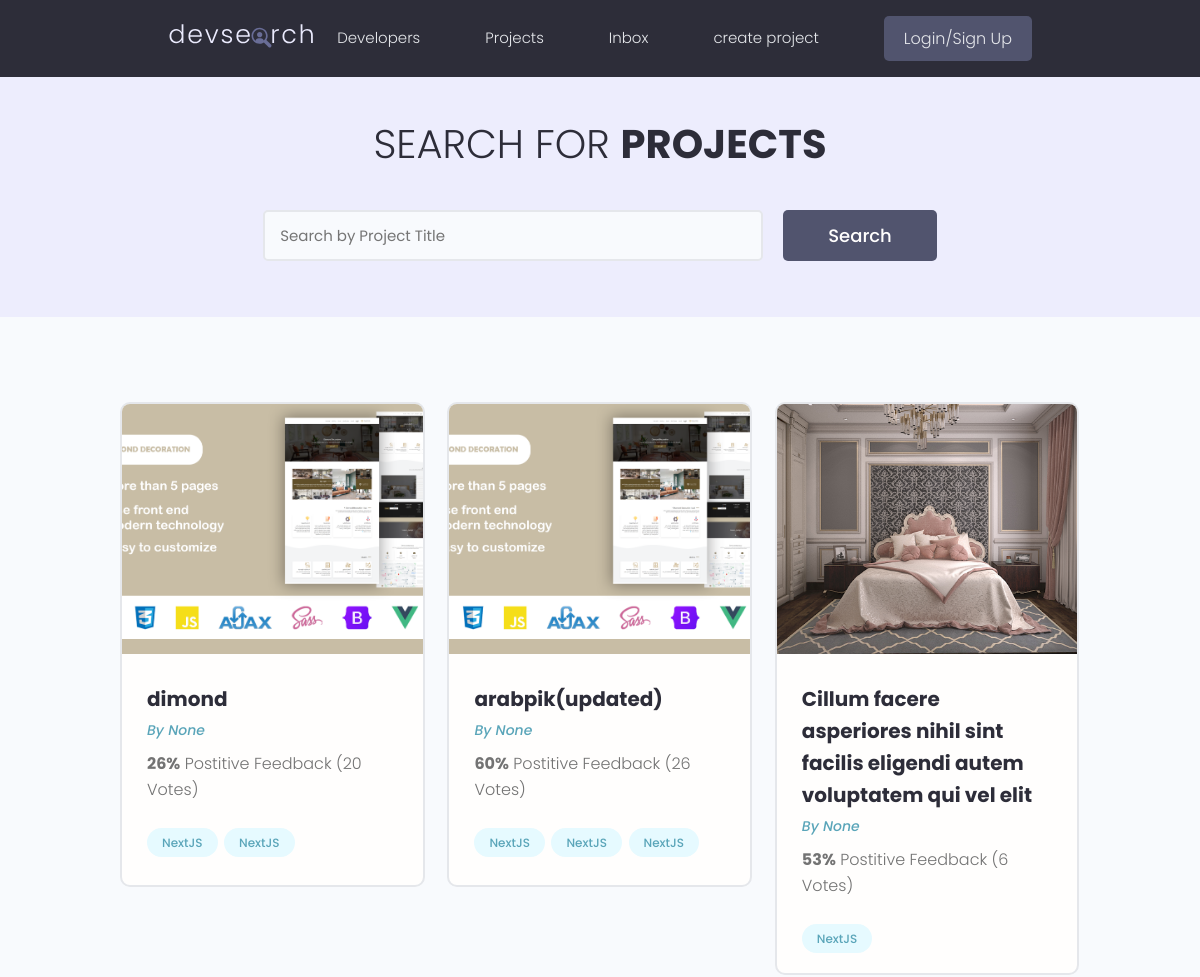
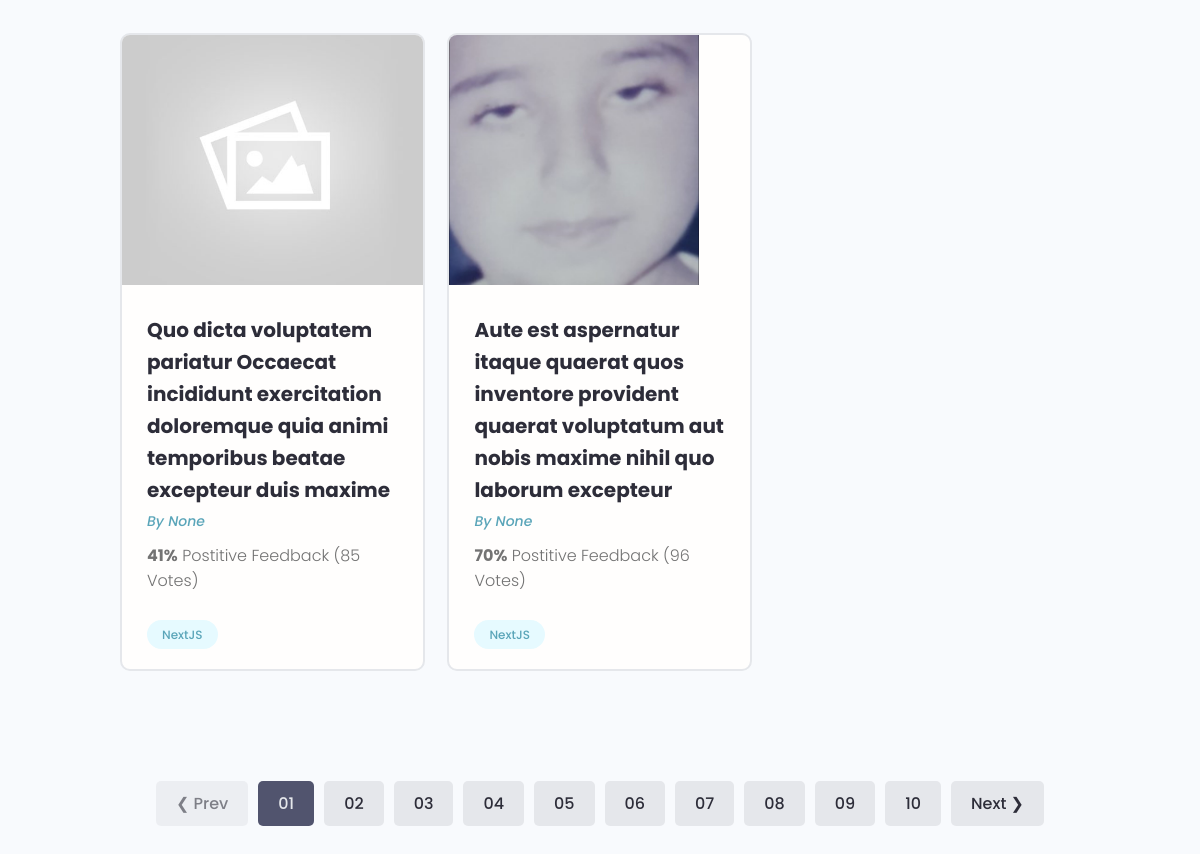
Page //projects on the earlier database version (2 pictures, top to bottom).
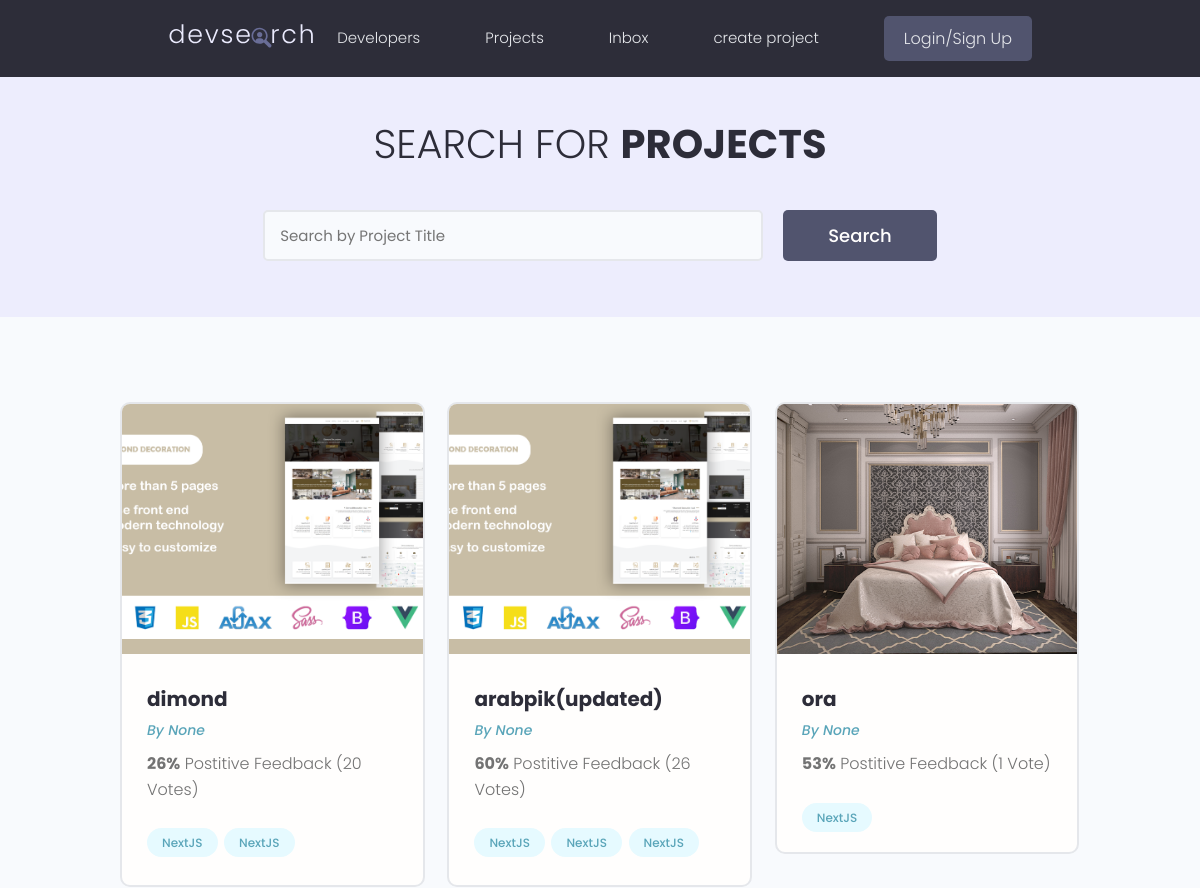
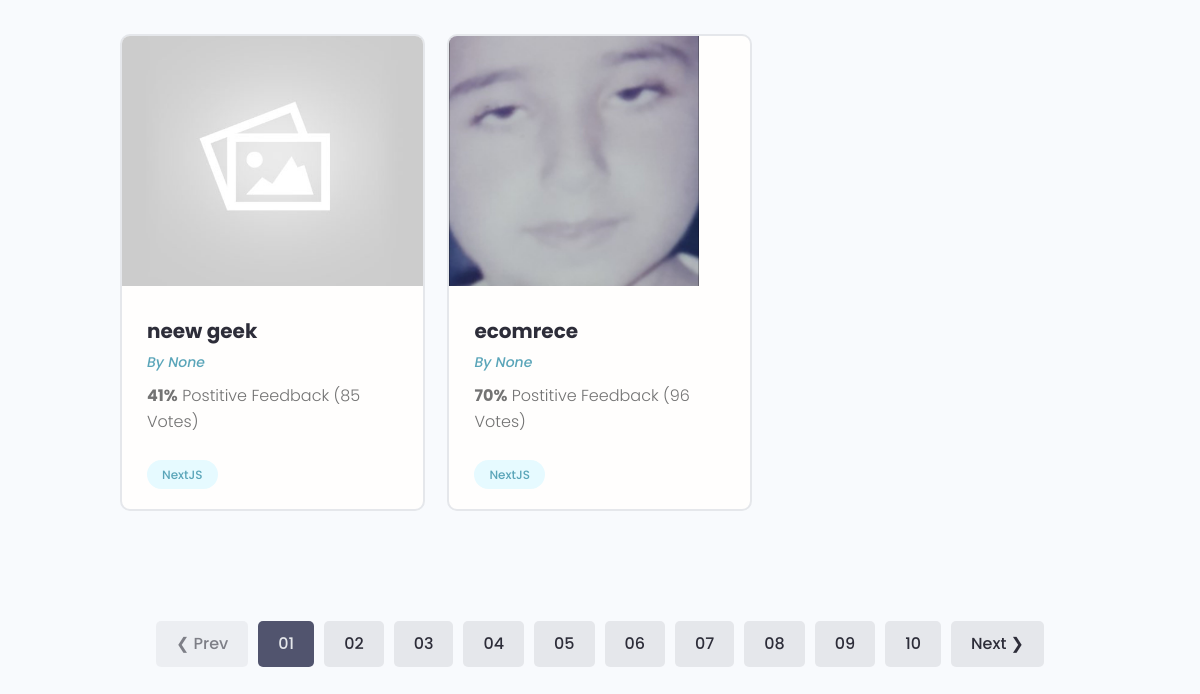
Same page on the later database version (2 pictures, top to bottom).
### projects/models.py (models this page shows, shortened)
class Project(models.Model):
    id = models.UUIDField(default=uuid.uuid4, unique=True, primary_key=True, editable=False)
    owner = models.ForeignKey(Profile, null=True, blank=True, on_delete=models.SET_NULL)
    title = models.CharField(max_length=2000)
    description = models.TextField(null=True, blank=True)
    image = models.ImageField(default="default.jpg")
    tags = models.ManyToManyField('Tag', blank=True)
    demo_link = models.CharField(max_length=2000, null=True, blank=True)
    source_link = models.CharField(max_length=2000, null=True, blank=True)
    vote_total = models.IntegerField(default=0, null=True, blank=True)
    vote_ratio = models.IntegerField(default=0, null=True, blank=True)
    created = models.DateTimeField(auto_now_add=True)

class Tag(models.Model):
    id = models.UUIDField(default=uuid.uuid4, unique=True, primary_key=True, editable=False)
    name = models.CharField(max_length=300)
    created = models.DateTimeField(auto_now_add=True)

### projects/views.py (the view)
# urls.py: path('/projects', include("projects.urls")),
def projects(request):
    projects = Project.objects.all()
    context = {
        "projects": projects,
    }
    return render(request, 'projects/projects.html', context)

### projects/templates/projects/projects.html (shortened to what this page needs)
{% extends 'main.html' %} {% block content %}
<main class="projects">
    <section class="hero-section text-center">
        <div class="container container--narrow">
            <div class="hero-section__box">
                <h2>Search for <span>Projects</span></h2>
            </div>
            <div class="hero-section__search">
                <form class="form" action="#" method="get">
                    <div class="form__field">
                        <input class="input input--text" id="formInput#search" type="text" name="text"
                            placeholder="Search by Project Title" />
                    </div>
                    <input class="btn btn--sub btn--lg" type="submit" value="Search" />
                </form>
            </div>
        </div>
    </section>
    <section class="projectsList">
        <div class="container">
            <div class="grid grid--three">
                {% for project in projects %}
                <div class="column">
                    <div class="card project">
                        <a href="{% url 'project' project.id %}" class="project">
                            <img class="project__thumbnail" src="{{project.image.url}}" alt="project thumbnail" />
                            <div class="card__body">
                                <h3 class="project__title">{{project.title}}</h3>
                                <p><a class="project__author" href="profile.html">By {{project.owner}}</a></p>
                                <p class="project--rating">
                                    <span style="font-weight: bold;">{{project.vote_ratio}}%</span> Postitive
                                    Feedback ({{project.vote_total}} Vote{{project.vote_total|pluralize}})
                                </p>
                                <div class="project__tags">
                                    {% for tag in project.tags.all %}
                                    <span class="tag tag--pill tag--main">
                                        <small>NextJS</small>
                                    </span>
                                    {% endfor %}
                                </div>
                            </div>
                        </a>
                    </div>
                </div>
                {% endfor %}
            </div>
        </div>
    </section>
    <div class="pagination">
        <ul class="container">
            <li><a href="#" class="btn btn--disabled">&#10094; Prev</a></li>
            <li><a href="#" class="btn btn--sub">01</a></li>
            <li><a href="#" class="btn">02</a></li>
            <li><a href="#" class="btn">03</a></li>
            <li><a href="#" class="btn">04</a></li>
            <li><a href="#" class="btn">05</a></li>
            <li><a href="#" class="btn">06</a></li>
            <li><a href="#" class="btn">07</a></li>
            <li><a href="#" class="btn">08</a></li>
            <li><a href="#" class="btn">09</a></li>
            <li><a href="#" class="btn">10</a></li>
            <li><a href="#" class="btn">Next &#10095;</a></li>
        </ul>
    </div>
</main>
{% endblock content %}

### templates/main.html (shortened to what this page needs)
{% load static %}
<!DOCTYPE html>
<html lang="en">
    <head>
        <link rel="stylesheet" href="https://cdn.iconmonstr.com/1.3.0/css/iconmonstr-iconic-font.min.css" />
        <link rel="stylesheet" href="{% static 'uikit/styles/uikit.css' %}" />
        <link rel="stylesheet" href="{% static 'styles/app.css' %}" />
    </head>
    <body>
        {% include 'navbar.html' %}
        {% block content %}
        {% endblock content %}
    </body>
</html>

### templates/navbar.html (shortened to what this page needs)
{% load static %}
<header class="header">
    <div class="container container--narrow">
        <a href="{% url 'profiles' %}" class="header__logo">
            <img src="{% static 'images/logo.svg' %}" alt="DevSearch Logo" />
        </a>
        <nav class="header__nav">
            <ul class="header__menu">
                <li class="header__menuItem"><a href="{% url 'profiles' %}">Developers</a></li>
                <li class="header__menuItem"><a href="{% url 'projects' %}">Projects</a></li>
                <li class="header__menuItem"><a href="">Inbox</a></li>
                <li class="header__menuItem"><a href="{% url 'create-project' %}">create project</a></li>
                <li class="header__menuItem">
                    <a href="login.html" class="btn btn--sub">Login/Sign Up</a>
                </li>
            </ul>
        </nav>
    </div>
</header>

### static/styles/app.css (style rules this page uses)
:root { --color-sub: #2d2d39; }
.btn--sub { background-color: var(--color-sub-light); }
.card { border: 2px solid var(--color-light); }
img { width: 100%; }
.header { position: sticky; z-index: 111; background-color: var(--color-sub); padding: 1.5rem 0; }
.header > .container { display: flex; justify-content: space-between; align-items: center; }
.header__logo > img { height: 3.8rem; }
.header__nav > ul { display: inline-flex; align-items: center; list-style: none; gap: 6.5rem; }
.header__menuItem > a { color: var(--color-light); font-weight: 300; }
.hero-section { height: 40vh; display: flex; align-items: center; background-color: var(--color-sub); }
.hero-section__box { margin-bottom: 4rem; }
.hero-section__box > h2, .hero-section__box > h2 > span { font-size: 4rem; color: var(--color-light); line-height: 1.3; text-transform: uppercase; }
.hero-section__box > h2 { font-weight: 300; }
.hero-section__box > h2 > span { font-weight: 700; }
.hero-section__search > .form { display: flex; align-items: center; justify-content: center; gap: 2rem; }
.hero-section__search > .form input.input--text { width: 50rem; }
.pagination { margin-top: 8rem; margin-bottom: 10rem; }
.pagination > ul { flex-wrap: wrap; list-style: none; display: flex; align-items: center; justify-content: center; gap: 1rem; }
.pagination .btn { color: var(--color-sub); }
.pagination .btn.btn--sub { color: var(--color-light); }
.project__author { font-size: 1.4rem; font-style: italic; }
.project--rating { margin-bottom: 1.6em; margin-top: .5em; }
.projects > .hero-section { background: var(--color-sub-lighter); height: 30vh; }
.projects .hero-section__box { margin-bottom: 2.5rem; }
.projects .hero-section__box > h2 { color: var(--color-sub); }
.projects .hero-section__box > h2 > span { font-weight: 700; color: var(--color-sub); }
.projectsList { margin-top: 8rem; }
.project__thumbnail { height: 25rem; object-fit: cover; object-position: top center; }
.project__title { font-size: 2rem; font-weight: 700; color: var(--color-sub); }

### static/uikit/styles/modules/_variables.css (style rules this page uses)
:root { --color-main: #5aa5b9; --color-main-light: #e6faff; --color-sub: #3f4156; --color-sub-light: #51546e; --color-sub-lighter: #ededfd; --color-text: #737373; --color-gray: #8b8b8b; --color-light: #e5e7eb; --color-light-gray: #767676; --color-bg: #f8fafd; --color-white: #fffefd; --color-white-light: #f3f3f3; --color-success: #359e64; --color-success-bg: #def8e8; --color-error: #fc4b0b; --color-error-bg: #fff2ee; --font-base: 'Poppins', arial, helvetica, 'Segoe UI', roboto, ubuntu, sans-serif; --font-monospace: 'Fira Code', 'Courier New', courier, monospace; --font-regular: 300; --font-medium: 500; --font-bold: 700; --generic-shadow: 1px 1px 5px #00000010; --generic-transition: all 0.3s ease-in-out; }

### static/uikit/styles/modules/_base.css (style rules this page uses)
* { margin: 0; padding: 0; box-sizing: border-box; text-rendering: optimizeLegibility; color: inherit; font-size: inherit; }
html { font-size: 50%; }
@media only screen and (min-width: 480px) { html { font-size: 56.25%; } }
@media only screen and (min-width: 1200px) { html { font-size: 62.5%; } }
body { line-height: 1.6; font-weight: 400; font-size: 1.5rem; color: var(--color-text); background-color: var(--color-bg); min-height: 100vh; }

### static/uikit/styles/modules/_typography.css (style rules this page uses)
* { font-family: var(--font-base); }
h2 { font-size: 3.6rem; font-weight: var(--font-bold); }
h3 { font-size: 3.2rem; font-weight: var(--font-medium); }
p, span, strong { font-size: 1.6rem; color: var(--color-text); font-weight: var(--font-regular); }
a { padding-bottom: 2px; text-decoration: none; display: inline-block; color: var(--color-main); font-weight: var(--font-medium); }

### static/uikit/styles/modules/_utilities.css (style rules this page uses)
.container { width: 92%; max-width: 165rem; margin: 0 auto; box-sizing: border-box; }
.container--narrow { width: 92%; max-width: 120rem; }
@media screen and (min-width: 1000px) { .container { width: 90%; } }
@media screen and (min-width: 1000px) { .container--narrow { width: 85%; } }
@media screen and (min-width: 1200px) { .container { width: 80%; } }
@media screen and (min-width: 1200px) { .container--narrow { width: 72%; } }
.text-center { text-align: center; }

### static/uikit/styles/modules/_card.css (style rules this page uses)
.card { border-radius: 1rem; background-color: var(--color-white); border: 1.5px solid var(--color-light); width: auto; height: auto; margin-top: 0.5rem; margin-bottom: 0.5rem; overflow: hidden; }
.card__body, .card__header { padding: 2rem 2.5rem; }

Differences in the rows shown:
changed Project: title "Cillum facere asperiores nihil sint facilis eligendi autem voluptatem qui vel elit" → "ora"; vote_total "6" → "1"
changed Project: title "Quo dicta voluptatem pariatur Occaecat incididunt exercitation doloremque quia animi temporibus beatae excepteur duis maxime" → "neew geek"
changed Project: title "Aute est aspernatur itaque quaerat quos inventore provident quaerat voluptatum aut nobis maxime nihil quo laborum excepteur" → "ecomrece"
